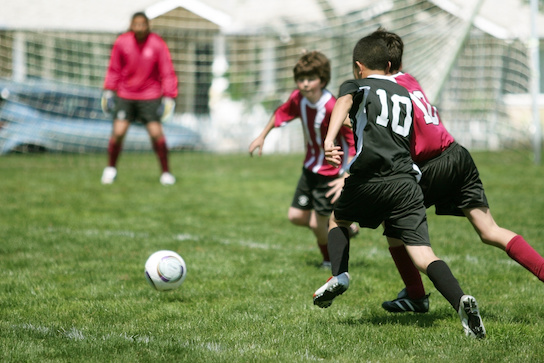
#> input picture Basic Image Operations/players.jpg, 544 x 363 px
$ python scale_rotate.py
#> lines starting #> are read from the running program, lines starting #| are printed output that depends on the picture
import cv2

img = cv2.imread("players.jpg", 1)
#> img is the input picture: shape (363, 544, 3); mean B, G, R 103.7, 137.8, 129.6

# Scaling image
img_half = cv2.resize(img, (0, 0), fx=0.5, fy=0.5)
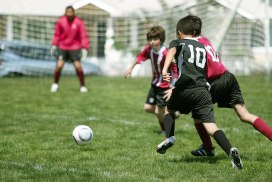
#> img_half: shape (182, 272, 3); mean B, G, R 103.7, 137.9, 129.6
img_stretch = cv2.resize(img, (600, 600))
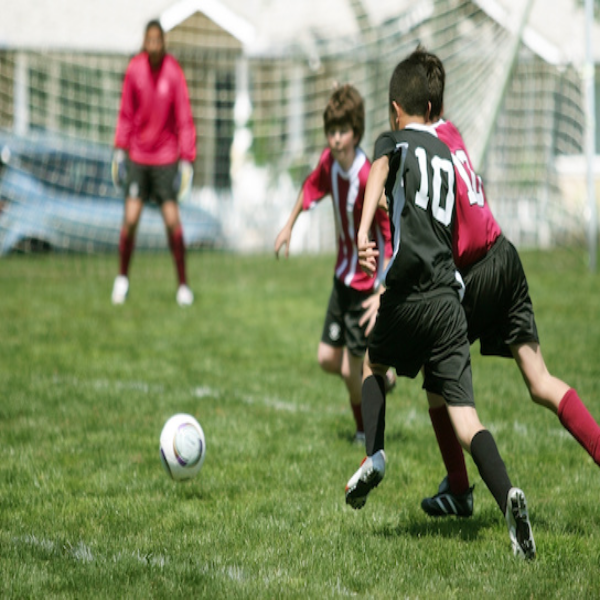
#> img_stretch: shape (600, 600, 3); mean B, G, R 103.5, 137.7, 129.5
img_stretch_near = cv2.resize(img, (600, 600), interpolation=cv2.INTER_NEAREST)

cv2.imshow("Half", img_half)
cv2.imshow("Stretch", img_stretch)
cv2.imshow("Stretch near", img_stretch_near)


cv2.waitKey(0)
cv2.destroyAllWindows()

$ run again, with Basic Image Operations/butterfly.jpg copied over Basic Image Operations/players.jpg
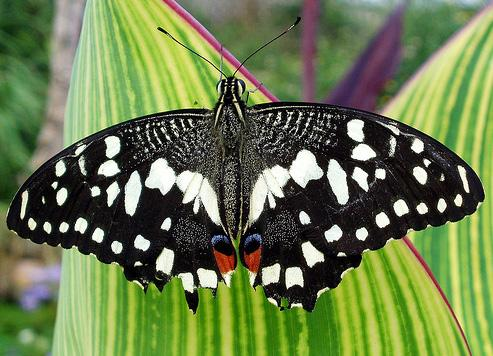
#> input picture Basic Image Operations/butterfly.jpg, 493 x 356 px
#> img is the input picture: shape (356, 493, 3); mean B, G, R 77.2, 123.6, 107
#> `img_half = cv2.resize(img, (0, 0), fx=0.5, fy=0.5)`:
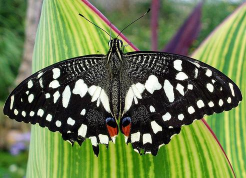
#> img_half: shape (178, 246, 3); mean B, G, R 77.3, 123.6, 107
#> `img_stretch_near = cv2.resize(img, (600, 600), interpolation=cv2.INTER..`:
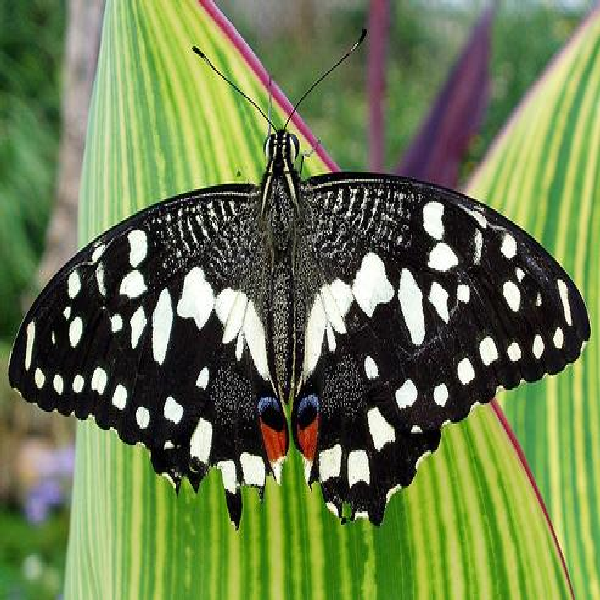
#> img_stretch_near: shape (600, 600, 3); mean B, G, R 77.1, 123.4, 106.9
